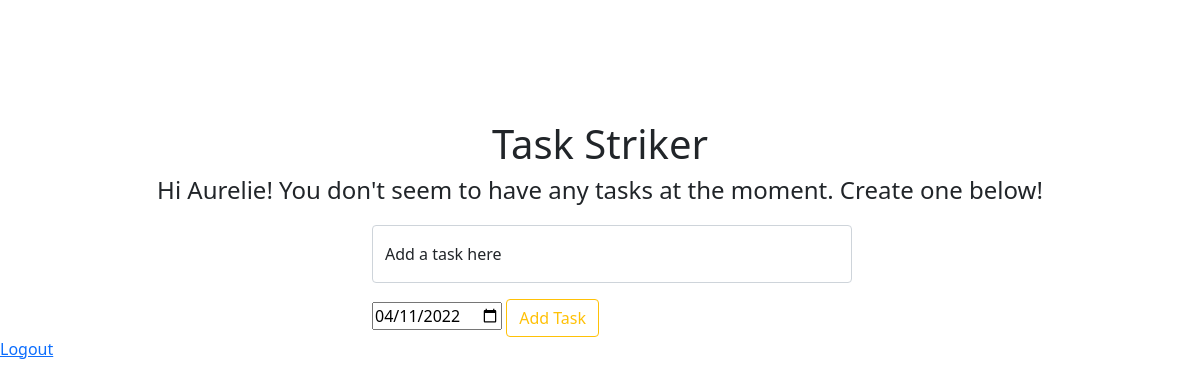
/ (signed in), run on an earlier commit of the app's database.
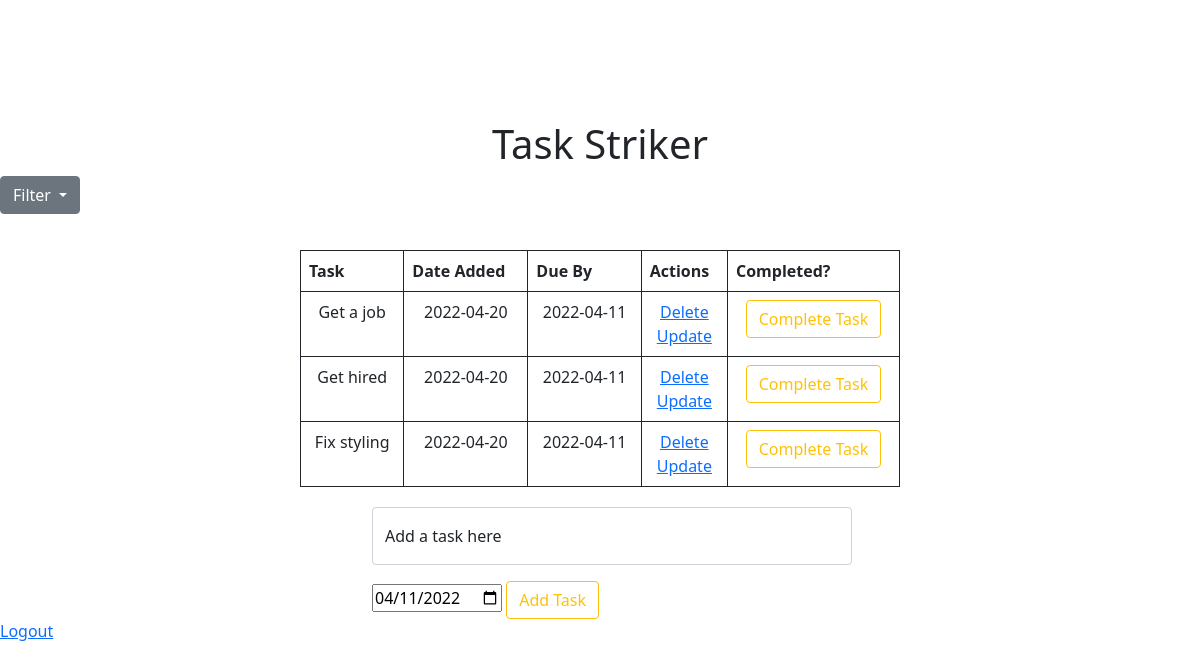
And on a later commit of the database.
### index.py (models this page shows, shortened)
class User(db.Model, UserMixin):
    __table_name__ = 'user'
    id = db.Column(db.Integer, primary_key=True)
    first_name = db.Column(db.String(20), nullable=False)
    last_name = db.Column(db.String(20), nullable=False)
    password = db.Column(db.String(80), nullable=False)
    email = db.Column(db.String(30), nullable=False, unique=True)
    todos = db.relationship('Todo', backref='user')

class Todo(db.Model):
    __table_name__ = 'todo'
    id = db.Column(db.Integer, primary_key=True)
    content = db.Column(db.String(200), nullable=False)
    due_date = db.Column(db.DateTime, nullable=False, default=datetime.utcnow)
    completed = db.Column(db.Integer, default=0)
    data_created = db.Column(db.DateTime, default=datetime.utcnow)
    is_complete = db.Column(db.Boolean, default=False)
    user_id = db.Column(db.Integer, db.ForeignKey('user.id'), nullable=False)

### index.py (the view)
@app.route('/', methods=['GET'])
@login_required
def index():
    tasks = Todo.query.order_by(Todo.data_created).filter_by(
        user_id=current_user.id).all()
    logged_in_user = User.query.filter_by(id=current_user.id).first()
    return render_template('index.html', tasks=tasks, user=logged_in_user)

### index.py (called while the page is built)
@login_manager.user_loader  # loads user from database
def load_user(user_id):  # user_id is the id of the user
    return User.query.get(int(user_id))  # returns user object

### templates/index.html (shortened to what this page needs)
{% extends 'base.html' %}  {% block body %}
<head>
  <link
    href="https://cdn.jsdelivr.net/npm/bootstrap@5.1.3/dist/css/bootstrap.min.css"
    rel="stylesheet"
  />
</head>
<div class="content" style="margin-top: 10%">
  <h1 class="headers">Task Striker</h1>
  {% if tasks|length < 1 %}
  <h4 class="headers">
    Hi {{user.first_name}}! You don't seem to have any tasks at the moment.
    Create one below!
  </h4>
  {% else %}
  <div class="dropdown">
    <button
      class="btn btn-secondary dropdown-toggle"
      type="button"
      id="dropdownMenuButton1"
      data-bs-toggle="dropdown"
      aria-expanded="false"
    >
      Filter
    </button>
  </div>
  <table class="table table-bordered table-hover border-dark task-table">
    <tr style="align-content: center">
      <th>Task</th>
      <th>Date Added</th>
      <th>Due By</th>
      <th>Actions</th>
      <th>Completed?</th>
    </tr>
    {% for task in tasks%}
    <tr>
      <td>{{task.content}}</td>
      <td>{{task.data_created.date()}}</td>
      <td>{{task.due_date.date()}}</td>
      <td>
        <a href="/task/{{task.id}}/delete">Delete</a>
        <br />
        <a href="/task/{{task.id}}/update">Update</a>
      </td>
      <td>
        {% if task.is_complete == True %}
        <p>Completed</p>
        <form action="/task/{{task.id}}/undo" method="POST">
          <input type="submit" class="btn btn-outline-warning" value="Undo" />
        </form>
        {% else %}
        <form action="/task/{{task.id}}/complete" method="POST">
          <input
            type="submit"
            class="btn btn-outline-warning"
            value="Complete Task"
          />
        </form>
        {% endif %}
      </td>
    </tr>
    {% endfor %}
  </table>
  {% endif %}
  <div class="form">
    <form action="/task/add" method="POST">
      <div class="form-floating mb-3">
        <input
          type="text"
          name="content"
          class="form-control"
          id="floatingInput content"
          placeholder="name@example.com"
        />
        <label for="floatingInput">Add a task here</label>
      </div>
      <input
        type="date"
        id="due_date"
        name="due_date"
        value="2022-04-11"
        min="2022-04-11"
        max="2028-12-31"
      />
      <input type="submit" class="btn btn-outline-warning" value="Add Task" />
    </form>
  </div>
</div>
<a href="/logout">Logout</a>
{% endblock %}

### templates/base.html (shortened to what this page needs)
<!DOCTYPE html>
<html lang="en">
  <head>
    <link
      rel="stylesheet"
      href="{{ url_for('static', filename='css/main.css') }}"
    />
  </head>
  <body>
    {% block body %} {% endblock %}
  </body>
</html>

### static/css/main.css (style rules this page uses)
body { margin: 0; font-family: sans-serif; }
.content { margin-top: 10%; }
table, td, th { border: 1px solid #aaa; }
.task-table { max-width: 50%; }
table { border-collapse: collapse; width: 40%; margin-left: 25%; margin-top: 3%; }
th { height: 30px; }
td { text-align: center; padding: 5px; }
.form { margin-top: 20px; align-content: center; margin-left: 31%; width: 40% }
.headers { text-align: center; }

What changed in the data, as far as the page shows it:
no longer on this page (row unchanged): User: first_name "Aurelie"
added Todo: content "Get a job", data_created "2022-04-20", due_date "2022-04-11"
added Todo: content "Get hired", data_created "2022-04-20", due_date "2022-04-11"
added Todo: content "Fix styling", data_created "2022-04-20", due_date "2022-04-11"
Also different on the page:
text no longer shown: "Hi ! You don't seem to have any tasks at the moment. Create one below!"
text now shown: "Filter Task Date Added Due By Actions Completed?"
